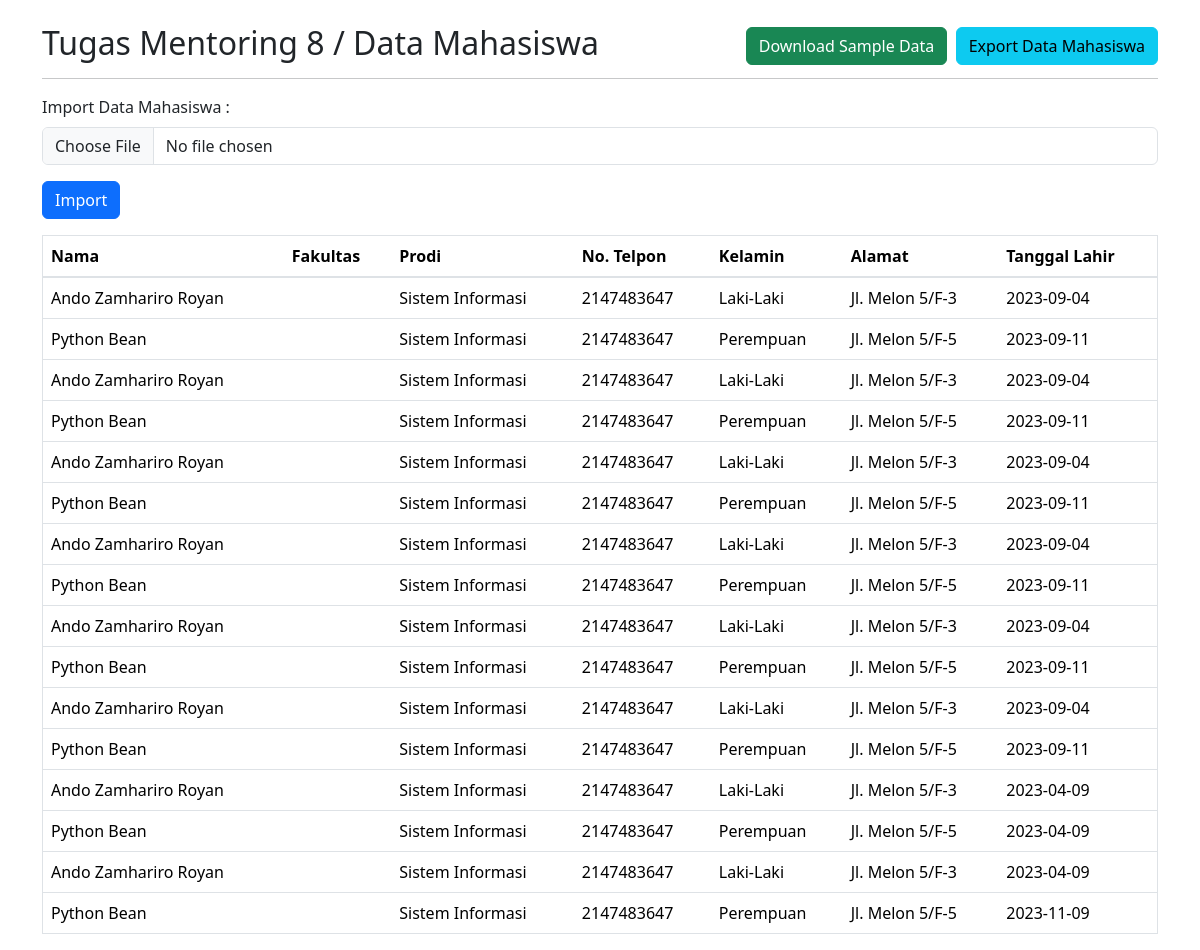
Before: / with the older database file.
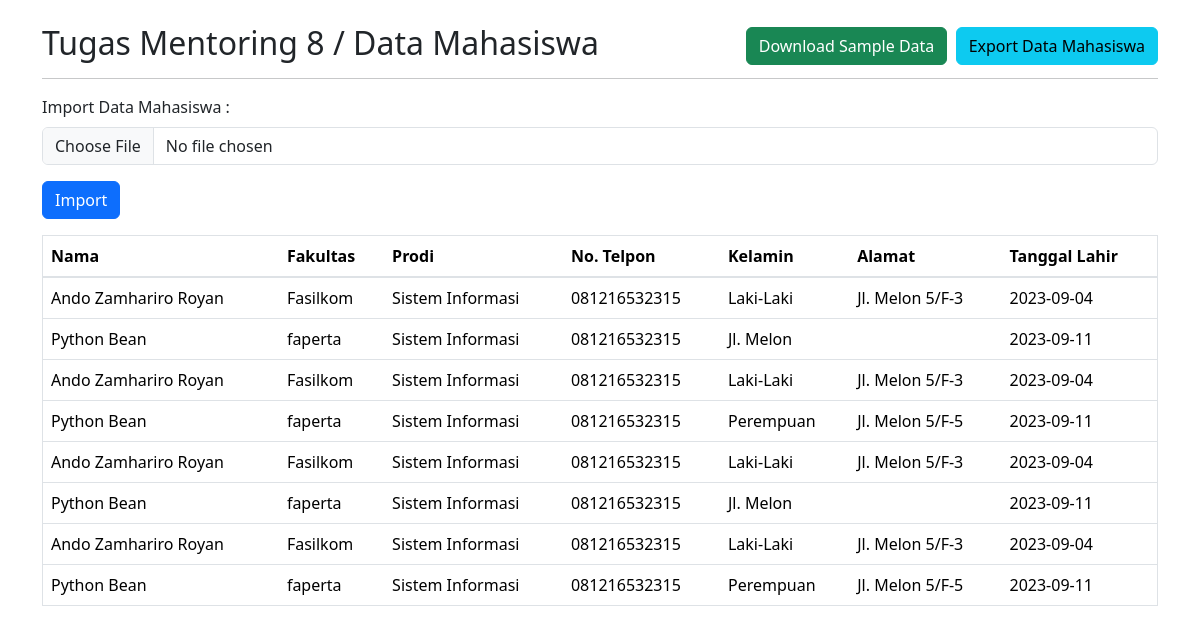
After: the same page with the newer database file.
### tables this page shows
CREATE TABLE `mahasiswa` (
  `mahasiswa_id` int NOT NULL,
  `nama_mahasiswa` varchar(255) NOT NULL,
  `fakultas` varchar(255) NOT NULL,
  `prodi` varchar(255) NOT NULL,
  `no_telpon` varchar(20) NOT NULL,
  `kelamin` varchar(10) NOT NULL,
  `alamat` text NOT NULL,
  `tanggal_lahir` date NOT NULL,
  `created_at` timestamp NULL DEFAULT CURRENT_TIMESTAMP,
  `updated_at` timestamp NULL DEFAULT CURRENT_TIMESTAMP ON UPDATE CURRENT_TIMESTAMP
);

### application/controllers/Home.php (called while the page is built, shortened)
<?php
class Home extends CI_Controller {
    public function __construct() {
        $this->load->helper('url');
        $this->load->model('mahasiswa');
        $this->load->library('session');
    }
    public function index()
    {
        $mahasiswa_data = $this->mahasiswa->get_all_data();
        $data['mahasiswa_data'] = $mahasiswa_data;
        $this->load->view('index', $data);
    }
}

### index.php (called while the page is built, shortened)
<?php
require_once BASEPATH.'core/CodeIgniter.php';

### application/models/mahasiswa.php (called while the page is built, shortened)
<?php
class mahasiswa extends CI_Model {
	public function get_all_data() {
		$query = $this->db->get('mahasiswa');
		return $query->result_array();
	}
}

### application/views/index.php (the view, shortened to what this page needs)
<!DOCTYPE html>
<html>
    <head>
        <link rel="stylesheet" href="https://maxcdn.bootstrapcdn.com/bootstrap/4.0.0/css/bootstrap.min.css">
        <link href="https://cdn.jsdelivr.net/npm/bootstrap@5.3.2/dist/css/bootstrap.min.css" rel="stylesheet">
    </head>
    <body class="page-login">
        <main class="container mt-4">
            <h2>Tugas Mentoring 8 / Data Mahasiswa
            <span class="float-right">
                <?php echo anchor('home/spreadsheet_format_download', 'Download Sample Data', 'class="btn btn-success"'); ?>
                <a class="btn btn-info" href="<?php echo base_url('home/spreadsheet_export');?>" target="_blank">Export Data Mahasiswa</a>
            </span>
            </h2>
            <hr>
            <form method="post" action="<?php echo base_url('home/spreadsheet_import');?>" enctype="multipart/form-data">
                <label for="">Import Data Mahasiswa :</label>
                <div class="form-group">
                    <input type="file" name="upload_file" class="form-control" placeholder="Enter Name" id="upload_file" required>
                </div>
                <div class="form-group">
                    <button type="submit" name="submit" class="btn btn-primary">Import</button>
                </div>
            </form>
            <table border="1" class="table">
                <thead>
                    <tr>
                        <th>Nama</th>
                        <th>Fakultas</th>
                        <th>Prodi</th>
                        <th>No. Telpon</th>
                        <th>Kelamin</th>
                        <th>Alamat</th>
                        <th>Tanggal Lahir</th>
                    </tr>
                </thead>
                <tbody>
                    <?php foreach ($mahasiswa_data as $mahasiswa) : ?>
                        <tr>
                            <td><?php echo $mahasiswa['nama_mahasiswa']; ?></td>
                            <td><?php echo $mahasiswa['fakultas']; ?></td>
                            <td><?php echo $mahasiswa['prodi']; ?></td>
                            <td><?php echo $mahasiswa['no_telpon']; ?></td>
                            <td><?php echo $mahasiswa['kelamin']; ?></td>
                            <td><?php echo $mahasiswa['alamat']; ?></td>
                            <td><?php echo $mahasiswa['tanggal_lahir']; ?></td>
                        </tr>
                    <?php endforeach; ?>
                </tbody>
            </table>
        </main>
    </body>
</html>

Changed rows visible on the page:
removed mahasiswa: nama_mahasiswa "Ando Zamhariro Royan", prodi "Sistem Informasi", no_telpon "2147483647", kelamin "Laki-Laki", alamat "Jl. Melon 5/F-3", tanggal_lahir "2023-09-04"
removed mahasiswa: nama_mahasiswa "Python Bean", prodi "Sistem Informasi", no_telpon "2147483647", kelamin "Perempuan", alamat "Jl. Melon 5/F-5", tanggal_lahir "2023-09-11"
removed mahasiswa: nama_mahasiswa "Ando Zamhariro Royan", prodi "Sistem Informasi", no_telpon "2147483647", kelamin "Laki-Laki", alamat "Jl. Melon 5/F-3", tanggal_lahir "2023-09-04"
removed mahasiswa: nama_mahasiswa "Python Bean", prodi "Sistem Informasi", no_telpon "2147483647", kelamin "Perempuan", alamat "Jl. Melon 5/F-5", tanggal_lahir "2023-09-11"
removed mahasiswa: nama_mahasiswa "Ando Zamhariro Royan", prodi "Sistem Informasi", no_telpon "2147483647", kelamin "Laki-Laki", alamat "Jl. Melon 5/F-3", tanggal_lahir "2023-09-04"
removed mahasiswa: nama_mahasiswa "Python Bean", prodi "Sistem Informasi", no_telpon "2147483647", kelamin "Perempuan", alamat "Jl. Melon 5/F-5", tanggal_lahir "2023-09-11"
removed mahasiswa: nama_mahasiswa "Ando Zamhariro Royan", prodi "Sistem Informasi", no_telpon "2147483647", kelamin "Laki-Laki", alamat "Jl. Melon 5/F-3", tanggal_lahir "2023-09-04"
removed mahasiswa: nama_mahasiswa "Python Bean", prodi "Sistem Informasi", no_telpon "2147483647", kelamin "Perempuan", alamat "Jl. Melon 5/F-5", tanggal_lahir "2023-09-11"
removed mahasiswa: nama_mahasiswa "Ando Zamhariro Royan", prodi "Sistem Informasi", no_telpon "2147483647", kelamin "Laki-Laki", alamat "Jl. Melon 5/F-3", tanggal_lahir "2023-09-04"
removed mahasiswa: nama_mahasiswa "Python Bean", prodi "Sistem Informasi", no_telpon "2147483647", kelamin "Perempuan", alamat "Jl. Melon 5/F-5", tanggal_lahir "2023-09-11"
removed mahasiswa: nama_mahasiswa "Ando Zamhariro Royan", prodi "Sistem Informasi", no_telpon "2147483647", kelamin "Laki-Laki", alamat "Jl. Melon 5/F-3", tanggal_lahir "2023-09-04"
removed mahasiswa: nama_mahasiswa "Python Bean", prodi "Sistem Informasi", no_telpon "2147483647", kelamin "Perempuan", alamat "Jl. Melon 5/F-5", tanggal_lahir "2023-09-11"
removed mahasiswa: nama_mahasiswa "Ando Zamhariro Royan", prodi "Sistem Informasi", no_telpon "2147483647", kelamin "Laki-Laki", alamat "Jl. Melon 5/F-3", tanggal_lahir "2023-04-09"
removed mahasiswa: nama_mahasiswa "Python Bean", prodi "Sistem Informasi", no_telpon "2147483647", kelamin "Perempuan", alamat "Jl. Melon 5/F-5", tanggal_lahir "2023-04-09"
removed mahasiswa: nama_mahasiswa "Ando Zamhariro Royan", prodi "Sistem Informasi", no_telpon "2147483647", kelamin "Laki-Laki", alamat "Jl. Melon 5/F-3", tanggal_lahir "2023-04-09"
removed mahasiswa: nama_mahasiswa "Python Bean", prodi "Sistem Informasi", no_telpon "2147483647", kelamin "Perempuan", alamat "Jl. Melon 5/F-5", tanggal_lahir "2023-11-09"
added mahasiswa: nama_mahasiswa "Ando Zamhariro Royan", fakultas "Fasilkom", prodi "Sistem Informasi", no_telpon "081216532315", kelamin "Laki-Laki", alamat "Jl. Melon 5/F-3", tanggal_lahir "2023-09-04"
added mahasiswa: nama_mahasiswa "Python Bean", fakultas "faperta", prodi "Sistem Informasi", no_telpon "081216532315", kelamin "Jl. Melon", tanggal_lahir "2023-09-11"
added mahasiswa: nama_mahasiswa "Ando Zamhariro Royan", fakultas "Fasilkom", prodi "Sistem Informasi", no_telpon "081216532315", kelamin "Laki-Laki", alamat "Jl. Melon 5/F-3", tanggal_lahir "2023-09-04"
added mahasiswa: nama_mahasiswa "Python Bean", fakultas "faperta", prodi "Sistem Informasi", no_telpon "081216532315", kelamin "Perempuan", alamat "Jl. Melon 5/F-5", tanggal_lahir "2023-09-11"
added mahasiswa: nama_mahasiswa "Ando Zamhariro Royan", fakultas "Fasilkom", prodi "Sistem Informasi", no_telpon "081216532315", kelamin "Laki-Laki", alamat "Jl. Melon 5/F-3", tanggal_lahir "2023-09-04"
added mahasiswa: nama_mahasiswa "Python Bean", fakultas "faperta", prodi "Sistem Informasi", no_telpon "081216532315", kelamin "Jl. Melon", tanggal_lahir "2023-09-11"
added mahasiswa: nama_mahasiswa "Ando Zamhariro Royan", fakultas "Fasilkom", prodi "Sistem Informasi", no_telpon "081216532315", kelamin "Laki-Laki", alamat "Jl. Melon 5/F-3", tanggal_lahir "2023-09-04"
added mahasiswa: nama_mahasiswa "Python Bean", fakultas "faperta", prodi "Sistem Informasi", no_telpon "081216532315", kelamin "Perempuan", alamat "Jl. Melon 5/F-5", tanggal_lahir "2023-09-11"
